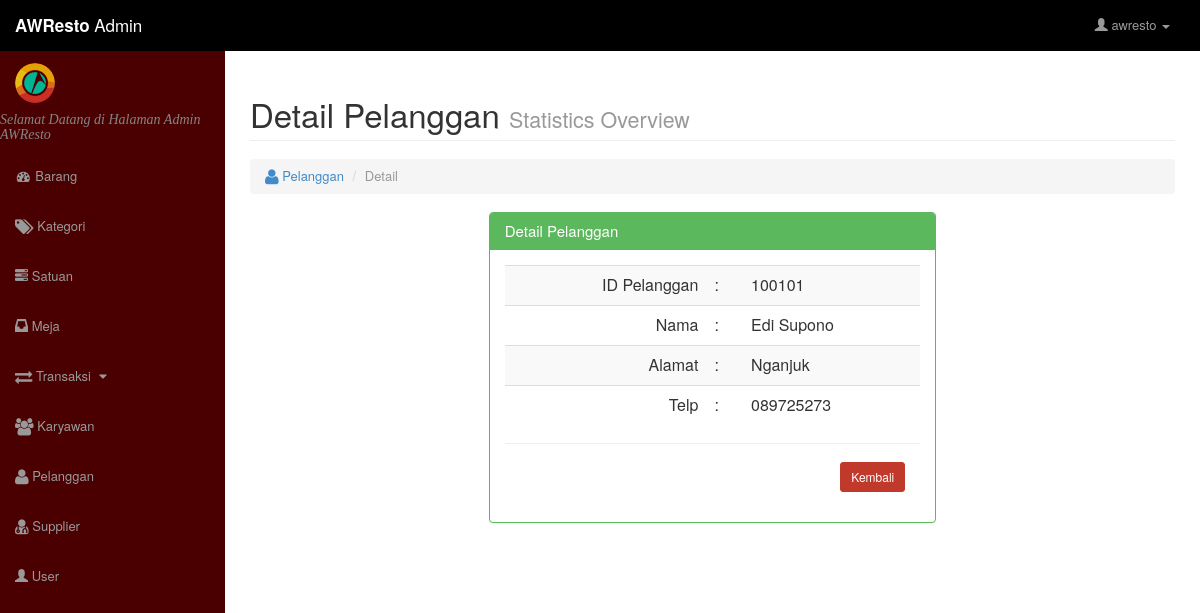
Page /admin/pelanggan/pelanggan_detail.php?id=100101 (signed in) on the committed database.
### tables this page shows
CREATE TABLE IF NOT EXISTS `pelanggan` (
  `id_pelanggan` int(100) NOT NULL AUTO_INCREMENT,
  `nama_pelanggan` varchar(100) NOT NULL,
  `alamat` varchar(100) NOT NULL,
  `telepon` varchar(100) NOT NULL,
  PRIMARY KEY (`id_pelanggan`)
);

### admin/pelanggan/pelanggan_detail.php (the view, shortened to what this page needs)
<?php
    if(isset($_SESSION['user']) == 0){
?>
<script>alert('Silahkan Melakukan Login dahulu !!');document.location.href="../index.php"</script>
<?php } else { ?>
<html lang="en">
    <head>
        <?php include "../include/style.php" ?>
    </head>
    <body>
        <div id="wrapper">
            <?php include "../include/navbar.php" ?>
            <div id="page-wrapper">
                <div class="container-fluid">
                    <div class="row">
                        <div class="col-lg-12">
                            <h1 class="page-header">
                                Detail Pelanggan
                                <small>Statistics Overview</small>
                            </h1>
                            <ol class="breadcrumb">
                                <li>
                                    <a href="index.php">
                                        <i class="fa fa-user fa-lg"></i>
                                        Pelanggan
                                    </a>
                                </li>
                                <li class="active">Detail</li>
                            </ol>
                        </div>
                    </div>
                    <div class="row">
                        <div class="col-lg-3"></div>
                        <div class="col-lg-6">
                            <div class="panel panel-green">
                                <div class="panel-heading">
                                    <h3 class="panel-title">Detail Pelanggan</h3>
                                </div>
                                <div class="panel-body">
                                    <?php
                                        $id_pelanggan = $_GET['id'];
                                        $dt = mysql_fetch_array(mysql_query("SELECT * FROM pelanggan WHERE id_pelanggan = '$id_pelanggan'"));
                                    ?>
                                    <div class="table-responsive">
                                        <table class="table table-hover table-striped">
                                            <tbody>
                                                <tr>
                                                    <td align="right">ID Pelanggan</td>
                                                    <td>:</td>
                                                    <td><?php echo"$dt[id_pelanggan]" ?></td>
                                                </tr>
                                                <tr>
                                                    <td align="right">Nama</td>
                                                    <td>:</td>
                                                    <td><?php echo"$dt[nama_pelanggan]" ?></td>
                                                </tr>
                                                <tr>
                                                    <td align="right">Alamat</td>
                                                    <td>:</td>
                                                    <td><?php echo"$dt[alamat]" ?></td>
                                                </tr>
                                                <tr>
                                                    <td align="right">Telp</td>
                                                    <td>:</td>
                                                    <td><?php echo"$dt[telepon]" ?></td>
                                                </tr>
                                            </tbody>
                                        </table>
                                        <hr>
                                        <div class="form-group">
                                            <div style="text-align:right;padding-right: 15px;">
                                                <a href="index.php">
                                                    <button type="button" class="btn btn-danger btn-sm"
                                                            style="background-color:#C0392B;border-color:#C0392B;">
                                                        Kembali
                                                    </button>
                                                </a>
                                            </div>
                                        </div>
                                    </div>
                                </div>
                            </div>
                        </div>
                        <div class="col-lg-3"></div>
                    </div>
                </div>
            </div>
        </div>
    </body>
</html>
<?php } ?>

### assets/css/admin/sb-admin.css (style rules this page uses)
body { margin-top: 88px; }
@media (min-width:768px) { body { margin-top: 50px; } }
#wrapper { padding-left: 0; }
#page-wrapper { width: 100%; padding: 0; background-color: #fff; }
@media (min-width:768px) { #wrapper { padding-left: 225px; } }
@media (min-width:768px) { #page-wrapper { padding: 10px; } }
.panel-green { border-color: #5cb85c; }
.panel-green > .panel-heading { border-color: #5cb85c; color: #fff; background-color: #5cb85c; }

### rows in the picture
pelanggan: id_pelanggan "100101", nama_pelanggan "Edi Supono", alamat "Nganjuk", telepon "089725273"

### other values in the picture
$_SESSION['user'] "awresto"
